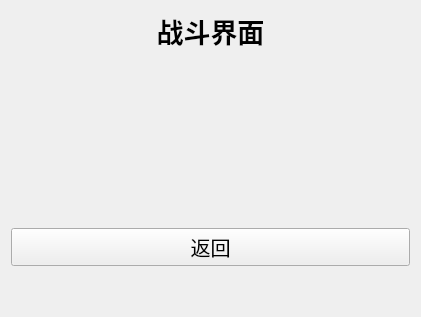
<?xml version="1.0" encoding="UTF-8"?>
<ui version="4.0">
 <class>BattlePage</class>
 <widget class="QWidget" name="BattlePage">
  <property name="geometry">
   <rect>
    <x>0</x>
    <y>0</y>
    <width>421</width>
    <height>317</height>
   </rect>
  </property>
  <property name="windowTitle">
   <string>Form</string>
  </property>
  <layout class="QGridLayout" name="gridLayout">
   <item row="0" column="0">
    <layout class="QVBoxLayout" name="verticalLayout" stretch="0,1,0,0">
     <item>
      <widget class="QLabel" name="label">
       <property name="font">
        <font>
         <pointsize>20</pointsize>
         <bold>true</bold>
        </font>
       </property>
       <property name="text">
        <string>战斗界面</string>
       </property>
       <property name="alignment">
        <set>Qt::AlignmentFlag::AlignHCenter|Qt::AlignmentFlag::AlignTop</set>
       </property>
      </widget>
     </item>
     <item>
      <spacer name="verticalSpacer">
       <property name="orientation">
        <enum>Qt::Orientation::Vertical</enum>
       </property>
       <property name="sizeHint" stdset="0">
        <size>
         <width>20</width>
         <height>40</height>
        </size>
       </property>
      </spacer>
     </item>
     <item>
      <widget class="QPushButton" name="btn_back">
       <property name="font">
        <font>
         <pointsize>15</pointsize>
        </font>
       </property>
       <property name="text">
        <string>返回</string>
       </property>
      </widget>
     </item>
     <item>
      <spacer name="verticalSpacer_2">
       <property name="orientation">
        <enum>Qt::Orientation::Vertical</enum>
       </property>
       <property name="sizeHint" stdset="0">
        <size>
         <width>20</width>
         <height>40</height>
        </size>
       </property>
      </spacer>
     </item>
    </layout>
   </item>
  </layout>
 </widget>
 <resources/>
 <connections/>
</ui>
